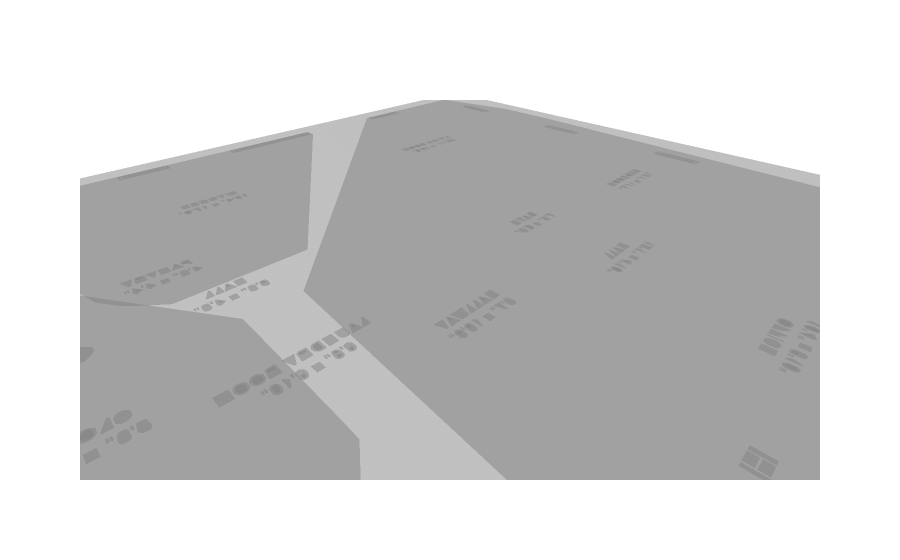

Notebook source saved alongside this figure:
### Code cell
import plotly.graph_objects as go

# Convert 2D wall coordinates to 3D by adding height
wall_traces = []
for contour in filtered_contours:
    x, y, z = [], [], []
    for pt in contour:
        x.append(pt[0][0])
        y.append(pt[0][1])
        z.append(0)  # Bottom
    x += [pt[0][0] for pt in contour]
    y += [pt[0][1] for pt in contour]
    z += [wall_height] * len(contour)  # Top

    # Create a trace for the wall
    wall_traces.append(
        go.Mesh3d(
            x=x,
            y=y,
            z=z,
            color='grey',
            opacity=.5
        )
    )

# Create the figure
fig = go.Figure(data=wall_traces)

# Customize layout to remove axes
fig.update_layout(
    scene=dict(
        xaxis_visible=False,
        yaxis_visible=False,
        zaxis_visible=False,
        aspectmode="data"
    )
)

fig.show()
